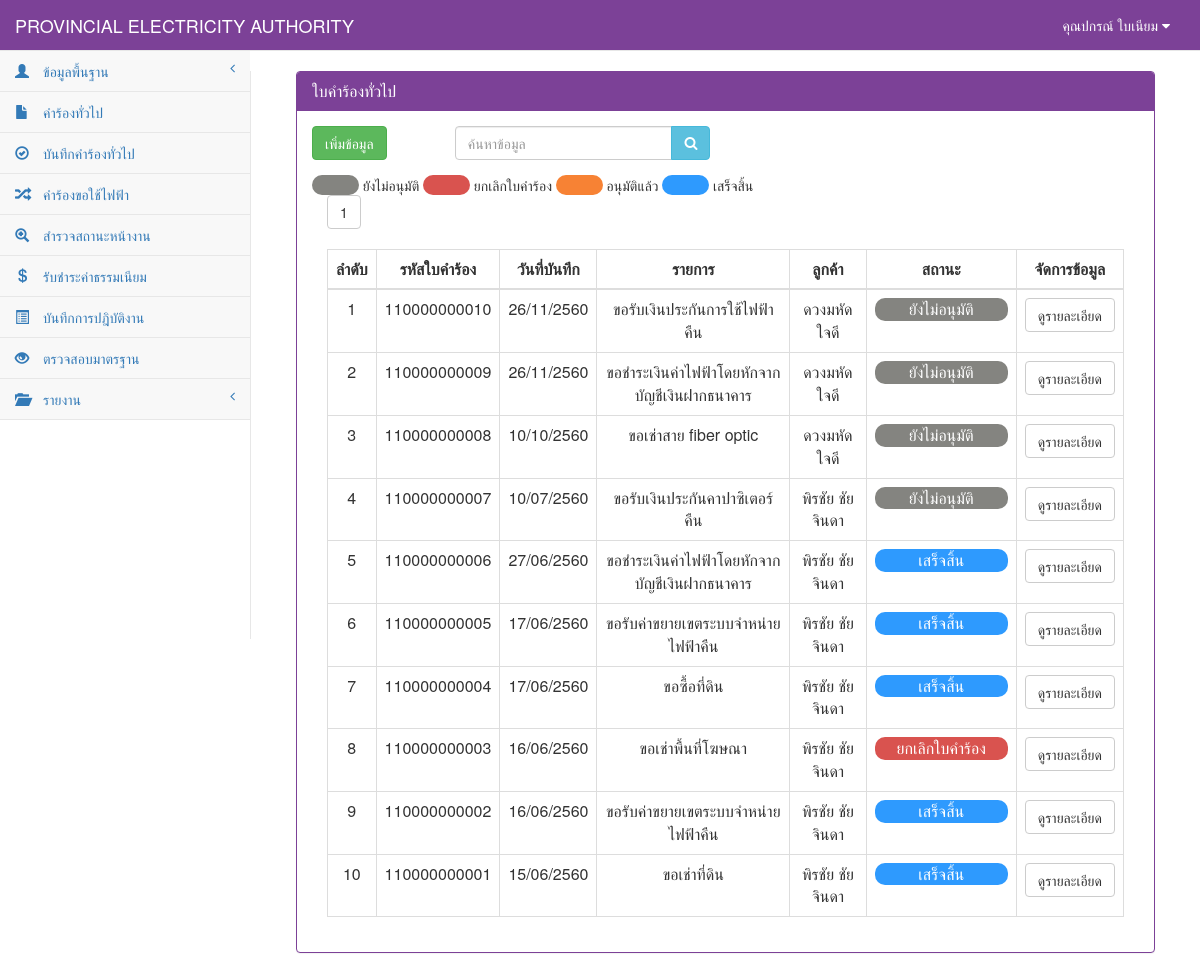
The page /RequestGeneral_show.php (signed in) on the database as committed earlier.
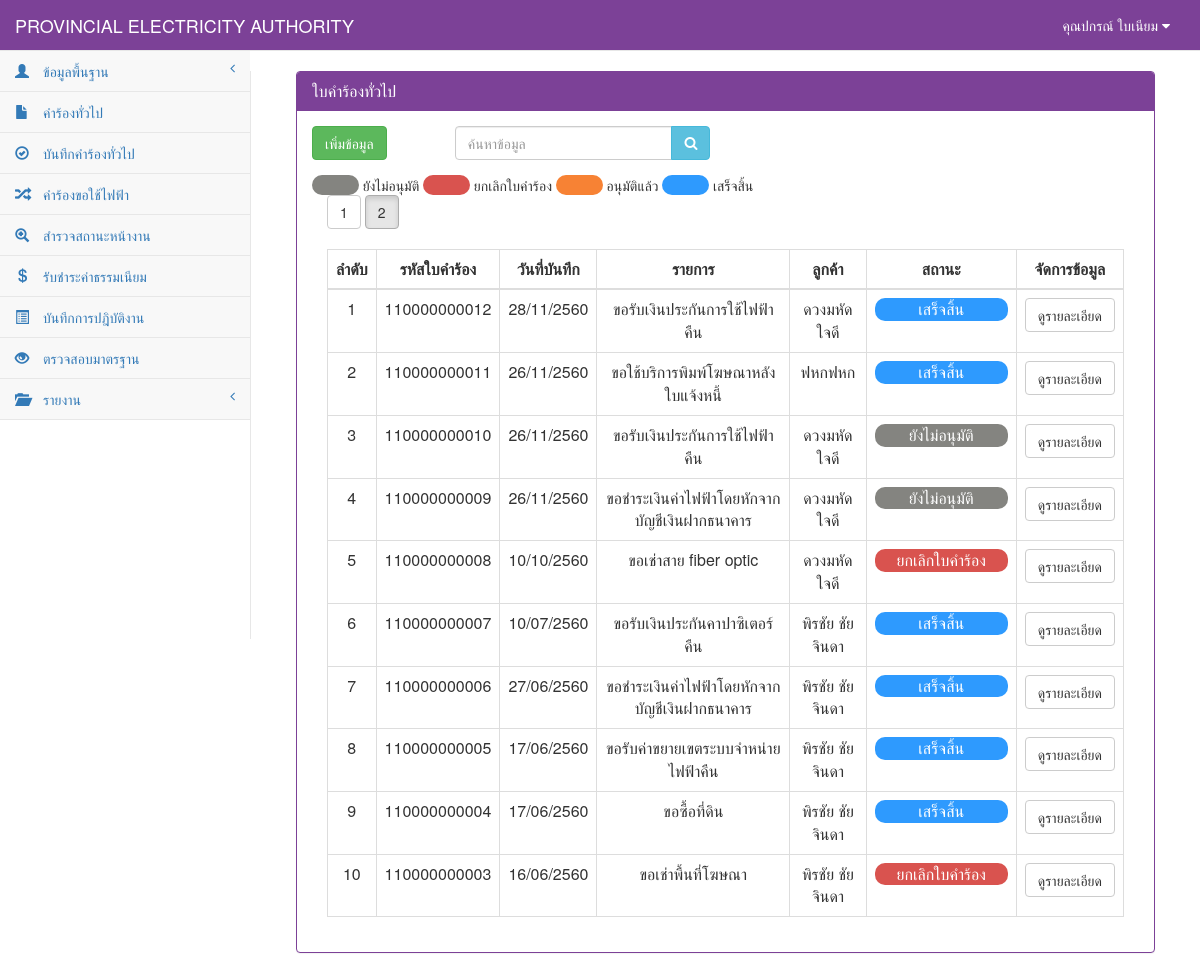
The same page on the database as committed later.
### tables this page shows
CREATE TABLE `tb_general` (
  `rg_id` char(12) NOT NULL,
  `rg_date` date NOT NULL,
  `rg_branch` varchar(50) NOT NULL,
  `user_id` char(13) NOT NULL,
  `cus_id` char(13) NOT NULL,
  `rg_place_type` int(1) NOT NULL,
  `rg_place_other` varchar(50) NOT NULL,
  `rg_place_name` varchar(50) NOT NULL,
  `rg_place_homeid` varchar(20) NOT NULL,
  `rg_place_number` varchar(20) NOT NULL,
  `rg_place_village` varchar(20) NOT NULL,
  `rg_place_room` varchar(10) NOT NULL,
  `rg_place_floor` varchar(5) NOT NULL,
  `rg_place_alley` varchar(50) NOT NULL,
  `rg_place_alleyway` varchar(50) NOT NULL,
  `rg_place_road` varchar(50) NOT NULL,
  `rg_place_villno` varchar(2) NOT NULL,
  `rg_place_district` varchar(30) NOT NULL,
  `rg_place_canton` varchar(30) NOT NULL,
  `rg_place_province` varchar(30) NOT NULL,
  `rg_place_post` varchar(10) NOT NULL,
  `rg_place_tel` char(10) NOT NULL,
  `rg_place_fax` char(10) NOT NULL,
  `rg_place_email` varchar(30) NOT NULL,
  `rg_place_service` varchar(10) NOT NULL,
  `rg_contact_place` varchar(100) NOT NULL,
  `rg_contact_homeid` varchar(20) NOT NULL,
  `rg_contact_number` varchar(20) NOT NULL,
  `rg_contact_village` varchar(20) NOT NULL,
  `rg_contact_room` varchar(10) NOT NULL,
  `rg_contact_floor` varchar(5) NOT NULL,
  `rg_contact_alley` varchar(50) NOT NULL,
  `rg_contact_alleyway` varchar(50) NOT NULL,
  `rg_contact_road` varchar(50) NOT NULL,
  `rg_contact_villno` varchar(2) NOT NULL,
  `rg_contact_district` varchar(30) NOT NULL,
  `rg_contact_canton` varchar(30) NOT NULL,
  `rg_contact_province` varchar(30) NOT NULL,
  `rg_contact_post` varchar(10) NOT NULL,
  `rg_contact_tel` char(10) NOT NULL,
  `rg_contact_fax` char(10) NOT NULL,
  `rg_contact_email` varchar(30) NOT NULL,
  `rg_want_type` int(2) NOT NULL,
  `rg_want_other` varchar(100) NOT NULL,
  `rg_detail` varchar(100) NOT NULL,
  `rg_money` int(5) NOT NULL,
  `rg_status` int(1) NOT NULL,
  PRIMARY KEY  (`rg_id`)
);

CREATE TABLE `tb_customer` (
  `cus_id` char(13) NOT NULL,
  `cus_first` int(2) NOT NULL,
  `cus_name` varchar(50) NOT NULL,
  `cus_type` varchar(30) NOT NULL,
  `cus_code` char(9) NOT NULL,
  `cus_tax` char(13) NOT NULL,
  `cus_homeid` varchar(20) NOT NULL,
  `cus_number` varchar(20) NOT NULL,
  `cus_village` varchar(20) NOT NULL,
  `cus_room` varchar(10) NOT NULL,
  `cus_floor` varchar(5) NOT NULL,
  `cus_alley` varchar(50) NOT NULL,
  `cus_alleyway` varchar(50) NOT NULL,
  `cus_road` varchar(50) NOT NULL,
  `cus_vilno` varchar(2) NOT NULL,
  `cus_district` varchar(30) NOT NULL,
  `cus_canton` varchar(30) NOT NULL,
  `cus_province` varchar(30) NOT NULL,
  `cus_post` varchar(10) NOT NULL,
  `cus_tel` char(10) NOT NULL,
  `cus_fax` char(10) NOT NULL,
  `cus_email` varchar(30) NOT NULL,
  PRIMARY KEY  (`cus_id`)
);

### connect_db.php (called while the page is built, shortened)
<?php
$dbname="pea";
$limit=10;
?>

### RequestGeneral_show.php (the view, shortened to what the changed rows need)
<?php
include "connect_db.php";
function Dateim($mydate){
    $d=split("-",$mydate);
    $mydate=$d[2]."/".$d[1]."/".($d[0]+543);
    return "$mydate";
}
?>
<!DOCTYPE html>
<html>
<head>
    <link href="vendor/bootstrap/css/bootstrap.css" rel="stylesheet">
    <link href="vendor/metisMenu/metisMenu.css" rel="stylesheet">
    <link href="dist/css/sb-admin-2.css" rel="stylesheet">
    <link href="vendor/font-awesome/css/font-awesome.css" rel="stylesheet" type="text/css">
</head>
<body>
    <div id="page-wrapper">
        <div class="col-sm-12 ">
            <div class="panel panel-primary">
                <div class="panel-heading">
                    <h2 class="panel-title">ใบคำร้องทั่วไป</h2>
                </div>
            <div class="panel-body">
            <div class="col-sm-12">
                <div class="table-responsive">
                    <?php
                        $sql_all_rows="select * from tb_general order by rg_id";
                        $result_all_rows=mysql_db_query($dbname,$sql_all_rows);
                        $rows=mysql_num_rows($result_all_rows);
                        $total_page=ceil($rows/$limit);
                        if($_GET[start]==""){ $start="1"; }else{ $start=$_GET[start]; }
                    ?>
                    <?php
                    for($i=1;$i<=$total_page;$i++){
                            if($start==$i){
                                    echo "<a href='RequestGeneral_show.php?start=".$i."&limit=".$limit."'><button class='btn btn-default '>".$i."</button></a>&nbsp;";
                            }else{
                                    echo "<a href='RequestGeneral_show.php?start=".$i."&limit=".$limit."' c><button class='btn btn-default active'>".$i."</button></a>&nbsp;";
                            }
                    }
                    ?> <br><br>
                    <table width="100%" class="table table-bordered table-hover">
                        <thead>
                            <tr>
                                <th class=" text-center" >ลำดับ</th>
                                <th class=" text-center" >รหัสใบคำร้อง</th>
                                <th class=" text-center" >วันที่บันทึก</th>
                                <th class=" text-center" >รายการ</th>
                                <th class=" text-center" >ลูกค้า</th>
                                <th class=" text-center" style="min-width: 150"  >สถานะ</th>
                                <th class=" text-center">จัดการข้อมูล</th>
                            </tr>
                        </thead>
                            <tbody>
                            <?php
                                if($_GET[start]=="" || $_GET[start]=="1"){
                                        $page="0";
                                }else{
                                        $page=($_GET[start]-1)*$limit;
                                }
                                $sql="select * from tb_general where rg_id like '%".$_POST[search]."%' order by rg_id desc limit $page,$limit ";
                                $result=mysql_db_query($dbname,$sql);
                                    if(mysql_num_rows($result)>0){
                                        while($array=mysql_fetch_array($result)){
                                            $page++;
                                            $sqlcus="select * from tb_customer where cus_id='".$array[cus_id]."'";
                                            $resultcus=mysql_db_query($dbname,$sqlcus);
                                            $arraycus=mysql_fetch_array($resultcus);
                                            if($array[rg_want_type]==0){
                                                $want="ขอรับเงินประกันการใช้ไฟฟ้าคืน";
                                            }elseif($array[rg_want_type]==1){
                                                $want="ขอรับเงินประกันคาปาซิเตอร์คืน";
                                            }elseif($array[rg_want_type]==2){
                                                $want="ขอรับเงินประกันหม้อแปลงไฟฟ้าคืน";
                                            }elseif($array[rg_want_type]==3){
                                                $want="ขอรับค่าขยายเขตระบบจำหน่ายไฟฟ้าคืน";
                                            }elseif($array[rg_want_type]==4){
                                                $want="ขอใช้บริการพิมพ์โฆษณาหลังใบแจ้งหนี้";
                                            }elseif($array[rg_want_type]==5){
                                                $want="ขอชำระเงินค่าไฟฟ้าโดยหักจากบัญชีเงินฝากธนาคาร";
                                            }elseif($array[rg_want_type]==6){
                                                $want="ขอเช่าพื้นที่โฆษณา";
                                            }elseif($array[rg_want_type]==7){
                                                $want="ขอเช่าพาดสายโทรนาคม";
                                            }elseif($array[rg_want_type]==8){
                                                $want="ขอเช่าสาย fiber optic";
                                            }elseif($array[rg_want_type]==9){
                                                $want="ขอเช่าที่ดิน";
                                            }elseif($array[rg_want_type]==10){
                                                $want="ขอซื้อที่ดิน";
                                            }elseif($array[rg_want_type]==11){
                                                $want="ขอใช้ไฟฟ้าที่ กฟภ. สนับสนุน";
                                            }else{
                                               $want=$array[rg_want_other];
                                            }
                                            if($array[rg_status]==0){
                                                $status="#848480";
                                                $label="ยังไม่อนุมัติ";
                                            }elseif($array[rg_status]==1){
                                               $status="#F78234";
                                               $label="อนุมัติแล้ว";
                                            }elseif($array[rg_status]==2){
                                               $status="#d9534f";
                                              $label="ยกเลิกใบคำร้อง";
                                            }elseif($array[rg_status]==3){
                                              $status="#2E9AFE";
                                               $label="เสร็จสิ้น";
                                            }
                            ?>
                                    <tr>
                                        <td class="text-center"><?=$page?></td>
                                            <td class=" text-center"><?=$array[rg_id]?></td>
                                            <td class=" text-center"><?= Dateim($array[rg_date]);?></td>
                                            <td class=" text-center"><?=$want?></td>
                                            <td class="text-center"><?=$arraycus[cus_name]?></td>
                                            <td class="text-center"><div style="border-radius:10px; background-color: <?=$status?>; color: white;"><?=$label?></div></td>
                                            <td align="center">
                                                <div class="btn-group">
                                                    <a class="btn btn-default" href="RequestGeneral_detail.php?rg_id=<?=$array[rg_id]?>" >ดูรายละเอียด</a>
                                                </div>
                                            </td>
                                    </tr>
                                    <?php
                                        }
                                            }else{
                                    ?>
                                    <tr><td colspan="8" align="center">ไม่พบข้อมูล</td></tr>
                                    <?
                                            }
                                    ?>
                            </tbody>
                    </table>
                </div>
            </div>
        </div>
        </div>
    </div>
</div>
</body>
</html>

Rows that differ between the two databases and show on the page:
no longer on this page (row unchanged): tb_general: rg_id "110000000002", rg_date "16/06/2560", rg_want_type "ขอรับค่าขยายเขตระบบจำหน่ายไฟฟ้าคืน", cus.cus_name "พิรชัย ชัยจินดา", rg_status "เสร็จสิ้น"
no longer on this page (row unchanged): tb_general: rg_id "110000000001", rg_date "15/06/2560", rg_want_type "ขอเช่าที่ดิน", cus.cus_name "พิรชัย ชัยจินดา", rg_status "เสร็จสิ้น"
added tb_general: rg_id "110000000012", rg_date "28/11/2560", rg_want_type "ขอรับเงินประกันการใช้ไฟฟ้าคืน", cus.cus_name "ดวงมหัด ใจดี", rg_status "เสร็จสิ้น"
added tb_general: rg_id "110000000011", rg_date "26/11/2560", rg_want_type "ขอใช้บริการพิมพ์โฆษณาหลังใบแจ้งหนี้", cus.cus_name "ฟหกฟหก", rg_status "เสร็จสิ้น"
changed tb_general "ขอเช่าสาย fiber optic": rg_status "ยังไม่อนุมัติ" → "ยกเลิกใบคำร้อง"
changed tb_general "ขอรับเงินประกันคาปาซิเตอร์คืน": rg_status "ยังไม่อนุมัติ" → "เสร็จสิ้น"
Other text that changed with them:
new list line: "2"
